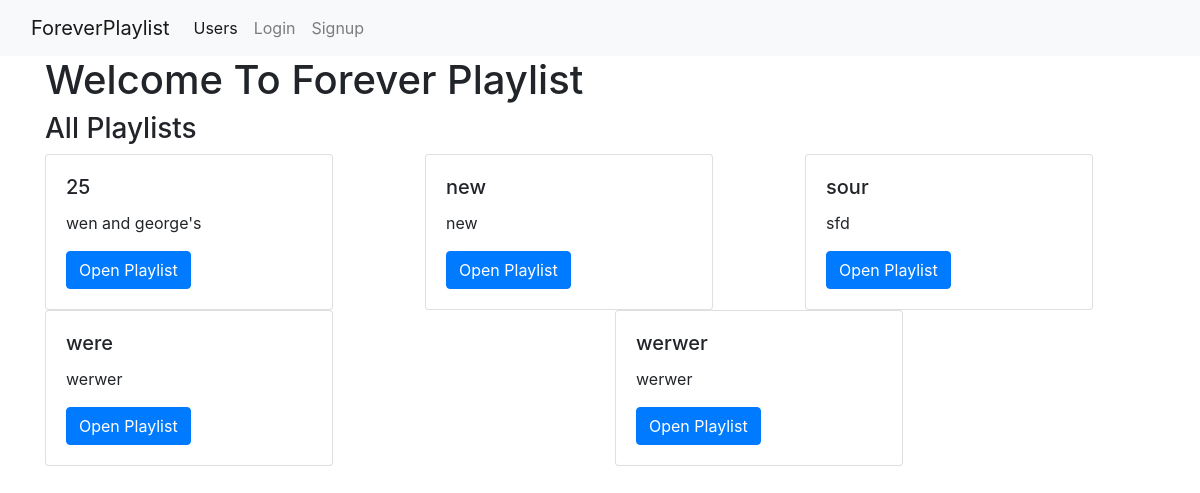
Before: / with the older database file.
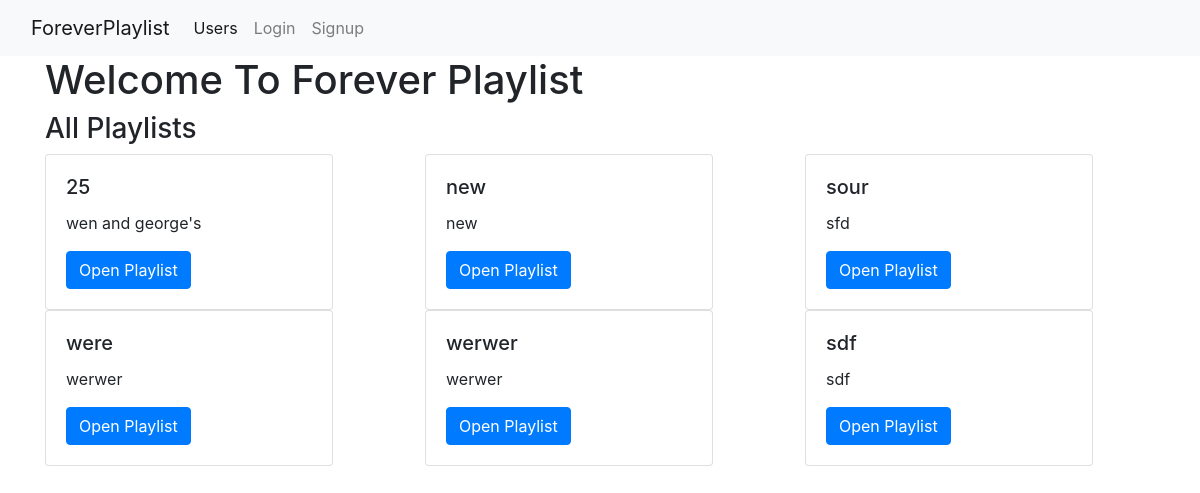
After: the same page with the newer database file.
### music_app/models.py (models this page shows, shortened)
class Playlist(db.Model):
    id = db.Column(db.Integer, primary_key=True)
    title = db.Column(db.String(80), nullable=False)
    description = db.Column(db.String(200), nullable=False)
    user_id = db.Column(db.Integer, db.ForeignKey('user.id'), nullable=False)
    user = db.relationship('User', back_populates='playlists')
    songs = db.relationship('SongEntry', back_populates='playlist')

### music_app/main/routes.py (the view)
@main.route('/', methods=['GET'])
def homepage():
    all_users = User.query.all()
    all_playlists = Playlist.query.all()
    return render_template('home.html', all_users=all_users, playlists=all_playlists)

### music_app/templates/home.html (shortened to what this page needs)
{% extends 'base.html' %}
{% block body %}
  <div class="container">
    <h1>Welcome To Forever Playlist</h1>
    <h3>All Playlists</h3>
    {% for playlist_row in playlists | batch(3) -%}
      <div class="row">
        {% for playlist in playlist_row %}
          <div class="col">
            {% include 'partials/single_playlist.html' %}
          </div>
        {% endfor %}
      </div>
    {% endfor %}
  </div>
{% endblock %}

### music_app/templates/partials/single_playlist.html
<div class="card" style="width: 18rem;">
  <div class="card-body">
    <h5 class="card-title">
      {{ playlist.title }}
    </h5>
    <p class="card-text">
      {{ playlist.description }}
    </p>
    <a href="/playlists/{{ playlist.id }}" class="btn btn-primary">
      Open Playlist
    </a>
  </div>
</div>

Changed rows visible on the page:
added Playlist: title "sdf", description "sdf"
